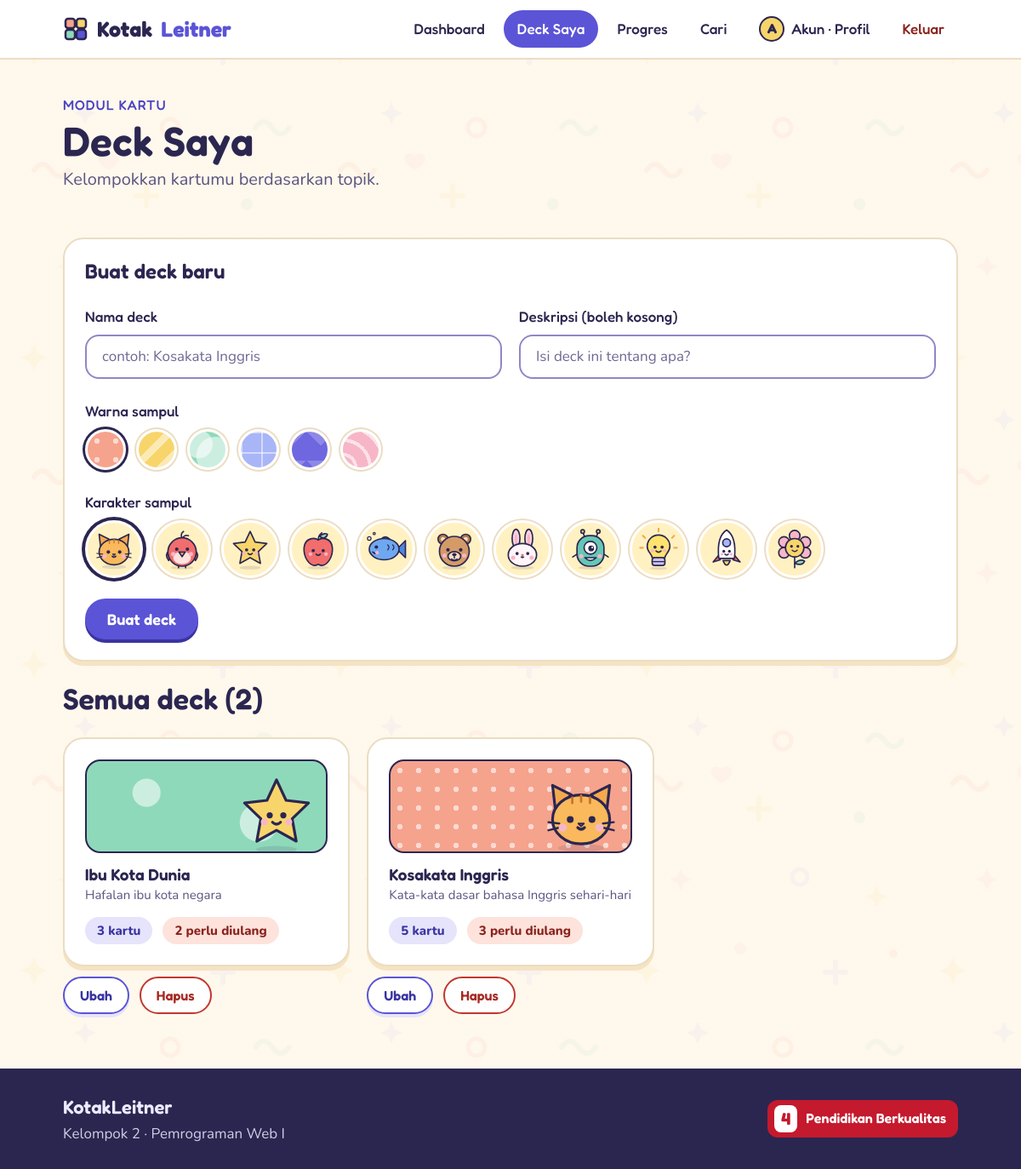
Screenshot of /deck.php (signed in) with the database file from the repository.
### tables this page shows
CREATE TABLE deck (
  id INT AUTO_INCREMENT PRIMARY KEY,
  user_id INT NOT NULL,
  nama VARCHAR(60) NOT NULL,
  deskripsi VARCHAR(200) NOT NULL DEFAULT '',
  warna TINYINT NOT NULL DEFAULT 1,
  karakter VARCHAR(20) NOT NULL DEFAULT 'kucing',
  FOREIGN KEY (user_id) REFERENCES users(id) ON DELETE CASCADE
);

### deck.php (the view, shortened to what this page needs)
<?php
require_once 'cek_login.php';
$uid = (int)$_SESSION['user_id'];
$edit = null;
$mode_edit = ($edit !== null && $edit['id'] > 0);
$form = $edit !== null ? $edit : ['id' => 0, 'nama' => '', 'deskripsi' => '', 'warna' => 1, 'karakter' => 'kucing'];
$hasil = mysqli_query($conn, "SELECT d.*, COUNT(k.id) AS total, SUM(k.jadwal <= CURDATE()) AS ulang
    FROM deck d LEFT JOIN kartu k ON k.deck_id = d.id
    WHERE d.user_id = $uid GROUP BY d.id ORDER BY d.id DESC");
$daftar = [];
while ($row = mysqli_fetch_assoc($hasil)) {
    $daftar[] = $row;
}
$aktif = 'deck';
include 'header.php';
?>
<div class="wrap stack">
  <div class="page-head">
    <div>
      <span class="eyebrow">Modul kartu</span>
      <h1>Deck Saya</h1>
      <p class="lead">Kelompokkan kartumu berdasarkan topik.</p>
    </div>
  </div>
  <form class="card stack" method="post" action="deck.php" id="form-deck">
    <h3><?= $mode_edit ? 'Ubah deck' : 'Buat deck baru' ?></h3>
    <div class="grid g2">
      <div class="field">
        <label for="nama">Nama deck</label>
        <input class="input" type="text" id="nama" name="nama" maxlength="60" value="<?= e($form['nama']) ?>" placeholder="contoh: Kosakata Inggris">
      </div>
      <div class="field">
        <label for="deskripsi">Deskripsi (boleh kosong)</label>
        <input class="input" type="text" id="deskripsi" name="deskripsi" maxlength="200" value="<?= e($form['deskripsi']) ?>" placeholder="Isi deck ini tentang apa?">
      </div>
    </div>
    <div class="field">
      <label>Warna sampul</label>
      <div class="pilihan">
        <?php for ($i = 1; $i <= 6; $i++): ?>
          <label class="sw cv-<?= $i ?> <?= $form['warna'] == $i ? 'on' : '' ?>" title="Warna <?= $i ?>">
          </label>
        <?php endfor; ?>
      </div>
    </div>
    <div class="field">
      <label>Karakter sampul</label>
      <div class="pilihan">
        <?php foreach ($KARAKTER as $kr): ?>
          <label class="avpick <?= $form['karakter'] == $kr ? 'on' : '' ?>" title="<?= e(ucfirst($kr)) ?>">
            <img src="assets/img/<?= e($kr) ?>.svg" alt="<?= e(ucfirst($kr)) ?>">
          </label>
        <?php endforeach; ?>
      </div>
    </div>
    <div class="row">
      <button class="btn btn-pri" type="submit"><?= $mode_edit ? 'Simpan perubahan' : 'Buat deck' ?></button>
    </div>
  </form>
  <h2>Semua deck (<?= count($daftar) ?>)</h2>
  <?php if (count($daftar) == 0): ?>
    <div class="empty">
      <img src="assets/img/maskot-tidur.svg" alt="" width="160" height="173">
      <h3>Belum ada deck</h3>
      <p class="muted">Isi formulir di atas untuk membuat deck pertamamu.</p>
    </div>
  <?php else: ?>
    <div class="grid g3">
      <?php foreach ($daftar as $d): ?>
        <div class="stack-s">
          <?= kartu_deck($d) ?>
          <div class="row">
            <a class="btn btn-sec btn-sm" href="deck.php?edit=<?= (int)$d['id'] ?>#form-deck">Ubah</a>
            <form method="post" action="deck.php" onsubmit="return confirm('Hapus deck ini beserta semua kartunya?');">
              <button class="btn btn-dan-o btn-sm" type="submit">Hapus</button>
            </form>
          </div>
        </div>
      <?php endforeach; ?>
    </div>
  <?php endif; ?>
</div>
<?php include 'footer.php'; ?>

### header.php (shortened to what this page needs)
<?php
$aktif = isset($aktif) ? $aktif : '';
$sudah_login = isset($_SESSION['user_id']);
?>
<!DOCTYPE html>
<html lang="id">
<head>
<link rel="stylesheet" href="assets/style.css">
</head>
<body>
<div class="kl">
<header class="nav">
  <div class="nav-in">
    <a class="logo" href="<?= $sudah_login ? 'dashboard.php' : 'index.php' ?>">
      Kotak<b>Leitner</b>
    </a>
    <?php if ($sudah_login): ?>
      <a class="nl <?= $aktif == 'dashboard' ? 'on' : '' ?>" href="dashboard.php">Dashboard</a>
      <a class="nl <?= $aktif == 'deck' ? 'on' : '' ?>" href="deck.php">Deck Saya</a>
      <a class="nl <?= $aktif == 'progres' ? 'on' : '' ?>" href="progres.php">Progres</a>
      <a class="nl <?= $aktif == 'cari' ? 'on' : '' ?>" href="cari.php">Cari</a>
      <a class="nl <?= $aktif == 'profil' ? 'on' : '' ?>" href="profil.php"><span class="avatar"><?= e(strtoupper(substr($_SESSION['nama'], 0, 1))) ?></span><?= e(nama_depan($_SESSION['nama'])) ?> · Profil</a>
      <a class="nl out" href="logout.php">Keluar</a>
    <?php else: ?>
      <a class="nl <?= $aktif == 'login' ? 'on' : '' ?>" href="login.php">Masuk</a>
      <a class="btn btn-pri btn-sm" href="register.php">Daftar</a>
    <?php endif; ?>
  </div>
</header>
<main>

### koneksi.php (shortened to what this page needs)
<?php
$KARAKTER = ['kucing', 'burung', 'bintang', 'apel', 'ikan', 'beruang', 'kelinci', 'monster', 'lampu', 'roket', 'bunga'];
function e($teks) {
    return htmlspecialchars($teks, ENT_QUOTES, 'UTF-8');
}
function nama_depan($nama) {
    $bagian = explode(' ', trim($nama));
    return $bagian[0];
}
function kartu_deck($d) {
    $h  = '<a class="card hov deckcard" href="kartu.php?deck=' . (int)$d['id'] . '">';
    $h .= '<div class="cv cv-' . (int)$d['warna'] . ' hasch"><img class="cvchar" src="assets/img/' . e($d['karakter']) . '.svg" height="96" alt=""></div>';
    $h .= '<div><h4>' . e($d['nama']) . '</h4>';
    if ($d['deskripsi'] != '') {
        $h .= '<p class="muted" style="font-size:15px">' . e($d['deskripsi']) . '</p>';
    }
    $h .= '</div><div class="row"><span class="chip">' . (int)$d['total'] . ' kartu</span>';
    if ((int)$d['ulang'] > 0) {
        $h .= '<span class="chip warm">' . (int)$d['ulang'] . ' perlu diulang</span>';
    } else {
        $h .= '<span class="chip ok">Aman hari ini</span>';
    }
    $h .= '</div></a>';
    return $h;
}

### footer.php (shortened to what this page needs)
</main>
<footer class="foot">
  <div class="wrap" style="padding-top:28px;padding-bottom:28px">
    <div class="row between">
      <div>
        <div class="hd" style="font-size:22px;font-weight:600">KotakLeitner</div>
        <div style="opacity:.85">Kelompok 2 · Pemrograman Web I</div>
      </div>
      <span class="sdg"><b>4</b> Pendidikan Berkualitas</span>
    </div>
  </div>
</footer>
</div>
</body>
</html>

### rows the page displays
deck: karakter (picture), nama "Kosakata Inggris", deskripsi "Kata-kata dasar bahasa Inggris sehari-hari", total "5", ulang "3"
deck: karakter (picture), nama "Ibu Kota Dunia", deskripsi "Hafalan ibu kota negara", total "3", ulang "2"

### other values shown
substr($_SESSION['nama'], 0, 1) "A"
nama_depan($_SESSION['nama']) "Akun"
count($daftar) "2"
